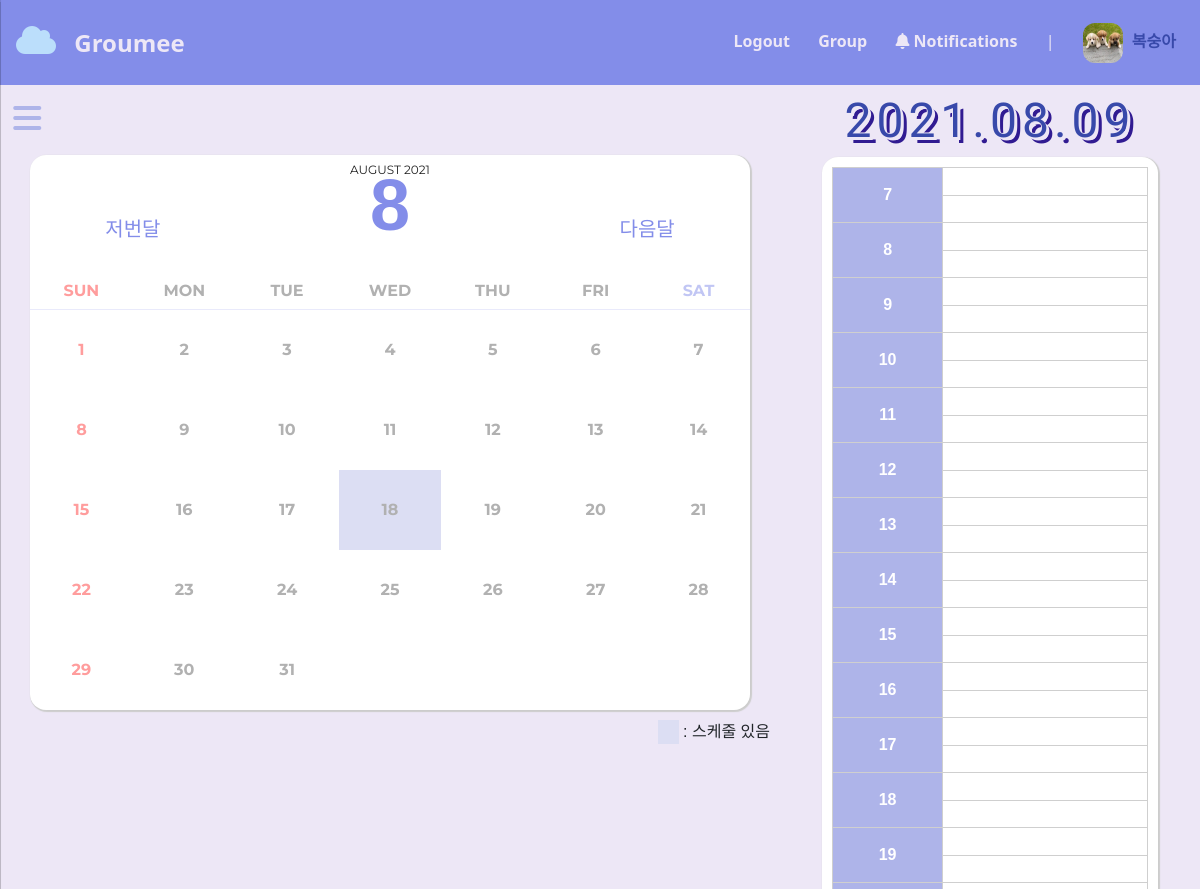
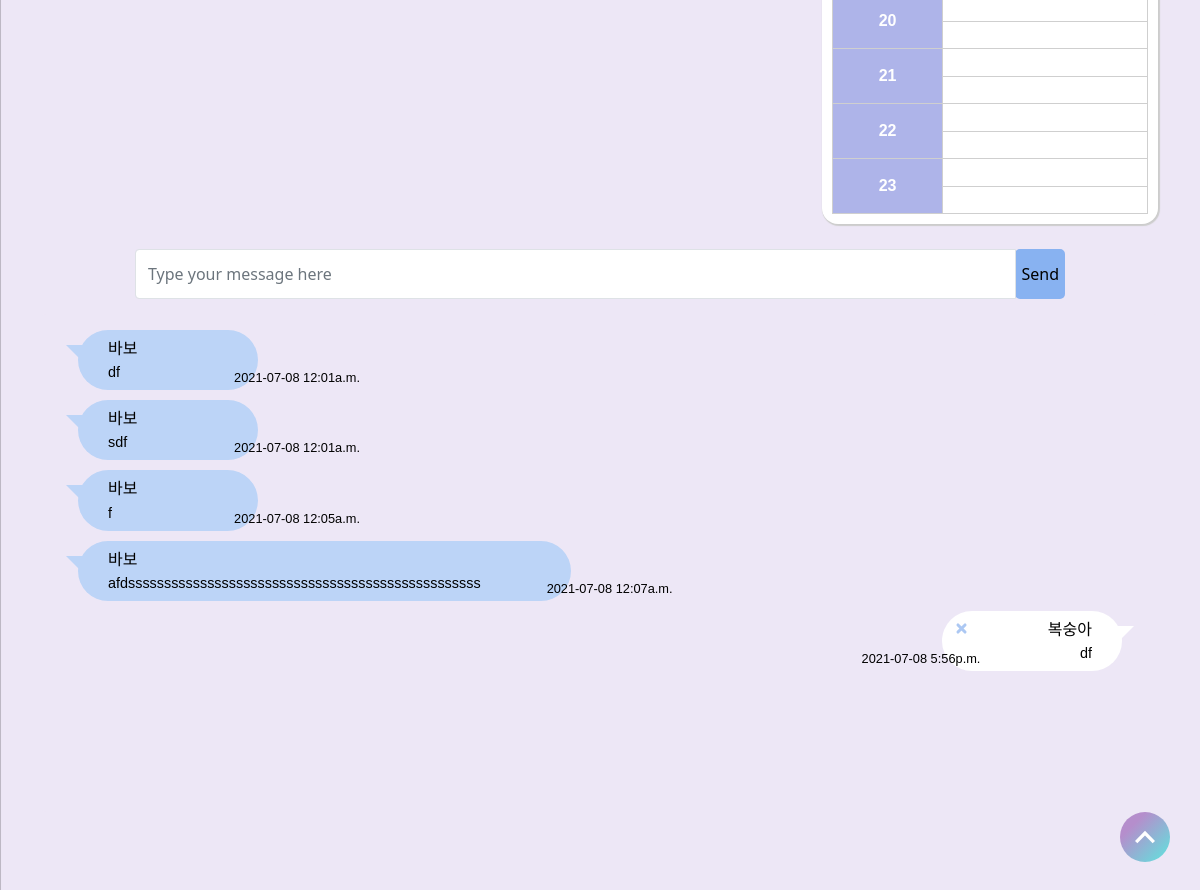
The app's page /group/2 (signed in) with its own data (2 pictures, top to bottom).
### account/models.py (models this page shows)
class CustomUser(AbstractUser):
    nickname = models.CharField(max_length=15, primary_key=True)
    email = models.CharField(max_length=50, default='')
    profile = models.ImageField(blank=True, null=True, upload_to="images/")

### groupmeet/models.py (models this page shows)
class Comment(models.Model):
    writer=models.ForeignKey(settings.AUTH_USER_MODEL,on_delete=models.CASCADE)
    group= models.ForeignKey(Group ,on_delete=models.CASCADE,default='')
    pub_date = models.DateTimeField(default='')
    content = models.TextField(default='')

### groupmeet/views.py (the view, shortened to what this page needs)
# urls.py: path('group/<str:id>',views.groupCalendar_view,name="groupCalendar_view"),
@login_required
def groupCalendar_view(request, id):
   if request.user.is_authenticated:
      try:
         group = Group.objects.get(id=id)
      except Group.DoesNotExist:
         return render(request,'forbidden.html')
      members=[]
      testmembers= group.members.all()
      waiting_members = []    # allowed가 1인 멤버들 담을 리스트
      for member in testmembers:    # 그룹원들에 대해 루프
         ug = UserGroup.objects.get(user=member, group=group)
         if ug.allowed == 0:
            waiting_members.append(member)
         if ug.allowed==2:
            members.append(member)
      today = get_date(request.GET.get('month'))
      prev_month_url = prev_month(today)
      next_month_url = next_month(today)
      cur_month_url = "month=" + str(today.year) + '-' + str(today.month)
      if request.user in members:
         cal = Calendar(today.year, today.month)
         cal = cal.formatmonth(withyear=True, group=group)
         cal = mark_safe(cal)
         form = GroupScheduleCreationForm()
         if request.GET.get('day'):
            day = request.GET.get('day')
         else:
            day = today.day
         schedule_list={'7':[0,0], '8':[0,0], '9':[0,0], '10':[0,0], '11':[0,0], '12':[0,0], '13':[0,0], '14':[0,0], '15':[0,0], '16':[0,0], '17':[0,0], '18':[0,0], '19':[0,0], '20':[0,0], '21':[0,0], '22':[0,0], '23':[0,0]}
         date_format = str(today.year)+"-"+str(today.month).zfill(2)+"-"+str(day).zfill(2)
         for user in members:
            schedules = Schedule.objects.filter(user=user, start__lte = date_format+" 23:59:59", end__gte = date_format+" 07:00:00")
         groupSchedules = GroupSchedule.objects.filter(group=group, start__lte = date_format+" 23:59:59", end__gte = date_format+" 07:00:00")
         comments=Comment.objects.filter(group=group)
         comment_list=list(comments)
         return render(request, 'groupCalendar.html',
         {'groupschedules':groupSchedules,'calendar' : cal, 'cur_month' : cur_month_url, 'prev_month' : prev_month_url, 'next_month' : next_month_url, 'group' : group, 'form' : form,
         'schedule_list':schedule_list, 'date' : [today.year, str(today.month).zfill(2), str(day).zfill(2)],'comment_list':comment_list, 'members':members, 'waiting_members' : waiting_members})
      else:
         return render(request,'forbidden.html')
   else:
      return render(request,'forbidden.html')

### groupmeet/forms.py (shortened to what this page needs)
class GroupScheduleCreationForm(forms.Form):
    HOUR_CHOICES = (      # 오른쪽 값 : 화면에 보이는 값, 왼쪽 값 : 실 저장되는 값
        ('07', '07'),
        ('08', '08'),
        ('09', '09'),
        ('10', '10'),
        ('11', '11'),
        ('12', '12'),
        ('13', '13'),
        ('14', '14'),
        ('15', '15'),
        ('16', '16'),
        ('17', '17'),
        ('18', '18'),
        ('19', '19'),
        ('20', '20'),
        ('21', '21'),
        ('22', '22'),
        ('23', '23'),
    )
    MINUTE_CHOICES = (
        ('00', '00'),
        ('30', '30'),
    )
    start_date = forms.DateField(widget=forms.DateInput(attrs={'type' : 'date'}))
    start_hour = forms.ChoiceField(choices=HOUR_CHOICES)
    start_minute = forms.ChoiceField(choices=MINUTE_CHOICES)
    end_date = forms.DateField(widget=forms.DateInput(attrs={'type' : 'date'}))
    end_hour = forms.ChoiceField(choices=HOUR_CHOICES)
    end_minute = forms.ChoiceField(choices=MINUTE_CHOICES)
    title = forms.CharField(max_length=60, error_messages={'required' : "일정 이름을 입력해주세요",})

### groupmeet/calendar.py (called while the page is built)
    def formatmonth(self, withyear=True, group=None):
        cal = f'<table class="calendar">\n'
        cal += f'{self.formatmonthname(self.year, self.month, withyear=withyear)}\n'       # 영어로 몇 월인지, 몇 년도인지에 대한 문자열
        cal += '<tr><th colspan="2"><p onclick="go_prev_month();">저번달</p></th>' + f'<th colspan="3" class="month-number">{self.month}</th>' + '<th colspan="2"><p onclick="go_next_month();">다음달</p></th></tr>\n'
        cal += '<tr class="weekheader"><th class="sun">SUN</th><th class="mon">MON</th><th class="tue">TUE</th><th class="wed">WED</th><th class="thu">THU</th><th class="fri">FRI</th><th class="sat">SAT</th></tr>\n'
        for week in self.monthdays2calendar(self.year, self.month):
            cal += f'{self.formatweek(week, group)}\n'
        return cal + '</table>'

    def formatweek(self, theweek, group):
        week = ''
        for d, weekday in theweek:              # d : 몇일인지(5일, 15일..) weekday : 요일(0=sun, 6=sat)
            week += self.formatday(d, group)
        return f'<tr> {week} </tr>'

### groupmeet/views.py (called while the page is built)
def get_date(request_day):
   if request_day:
      year, month = (int(x) for x in request_day.split('-'))
      return datetime.date(year, month, day=1)
   return datetime.datetime.today()

### groupmeet/templates/groupCalendar.html (shortened to what this page needs)
{% extends 'base.html' %} {% load static %} {% block extrahead %}
<link rel="stylesheet" href='{% static "css/groupcalendar.css" %}' />
{% endblock %} {% block content %}
<div class="main-section">
  <div class="left-section">
    <div id="top">
      <span><i class="fas fa-bars open-sidebar"></i></span>
    </div>
    {{calendar}}
    <div class="calendar-info">
      <div class="empty-box">&nbsp;</div>
      &nbsp;: 스케줄 있음
    </div>
  </div>
  <div class="right-section">
    <div class="today">
      {%if date%}
      {{date.0}}.{{date.1}}.{{date.2}}
      {%endif%}
    </div>
    <div class="table-section">
      <div class="table-content">
        <table class="time-table">
          <tbody>
            {% for test in groupschedules %} {% endfor %} {% for time , value in schedule_list.items %}
            <tr>
              <th rowspan="2">{{time}}</th>
              {% if value.0 == 0 %}
              <td id="selectTime" data-bs-toggle="modal" data-bs-target="#addScheduleModal" data-hour="{{time}}" data-minute="00"></td>
              {% elif value.0 == -1 %}
              <td style="background-color: #eee"></td>
              {% endif %}
            </tr>
            <tr>
              {% if value.1 == 0 %}
              <td id="selectTime" data-bs-toggle="modal" data-bs-target="#addScheduleModal" data-hour="{{time}}" data-minute="30"></td>
              {% elif value.1 == -1 %}
              <td style="background-color: #eee"></td>
              {% endif %}
            </tr>
            {% endfor %}
          </tbody>
        </table>
      </div>
    </div>
  </div>
</div>
<div class="chat-box">
  <form action="{%url 'addComment' group.id%}" method="POST">
  <div class="input-group" style="height: 50px;">
    <input class="form-control border no-shadow no-rounded" name="content" placeholder="Type your message here">
    <input type="submit" style="border-radius: 5px; background:#88b2f1; border:none ;" value="Send"></input>
  </form>
  </div>
<div class="container content">
  <div class="row">
      <div class="col">
        <div class="card">
          <div class="card-body height3">
            <ul class="chat-list" style="overflow-y:auto; height:450px;">
              {% for comment in comment_list %}
              {% if comment.writer == request.user%}
                <li class="out">
                  <div class="chat-body">
                    <div class="chat-message">
                      <h6>{{comment.writer.nickname}}</h6>
                      <p>{{comment.content}}</p>
                      <div class="comment_date">{{comment.pub_date|date:'Y-d-m fa' }}</div>
                      <div class="close-container">
                        <a href="{%url 'delComment' group.id comment.id %}">
                          <div class="rightleft"></div>
                        </a>
                      </div>
                    </div>
                  </div>
                </li>
              {%else%}
                <li class="in">
                  <div class="chat-body">
                    <div class="chat-message">
                      <h6>{{comment.writer.nickname}}</h6>
                      <p>{{comment.content}}</p>
                      <div class="comment_date">{{comment.pub_date|date:'Y-d-m fa' }}</div>
                    </div>
                  </div>
                </li>
            {%endif%}
            {%endfor%}
            </ul>
          </div>
        </div>
      </div>
    </div>
  </div>
<button class="noselect" id="mybtn" onclick="topFunction()">
  <svg xmlns="http://www.w3.org/2000/svg" width="24" height="24" viewBox="0 0 24 24">
    <path d="M0 16.67l2.829 2.83 9.175-9.339 9.167 9.339 2.829-2.83-11.996-12.17z" />
  </svg>
</button>
{% endblock %}

### calendarproject/templates/base.html (shortened to what this page needs)
<!DOCTYPE html>
<html lang="ko">
{%load static%}
<head>
    <link href="https://cdn.jsdelivr.net/npm/bootstrap@5.0.2/dist/css/bootstrap.min.css" rel="stylesheet" />
    <link rel="stylesheet" href='{% static "css/base.css" %}' />
    {% block extrahead %} {% endblock %}
</head>
<body>
    <nav class="navbar">
        <div class="nav_logo">
            {% if user.is_authenticated %}
            <a href="{% url 'userCalendar_view' %}"><i class="fas fa-cloud"></i> Groumee</a>
            {% endif %}
        </div>
        <div class="profile">
            {% if user.is_authenticated %}
            <a href="{% url 'logout' %}">
                <span class="profile">Logout</span>
            </a>
            <a href="{% url 'getuserGroupList' %}">
                <span class="profile">Group</span>
            </a>
            <span class="profile icon" id="bell"><i class="far fa-bell"></i> Notifications</span>
            <span class="profile space">|</span>
            <span class="profile user-icon">
                {% if user.profile %}
                    <img class="profile_img" src="{{user.profile.url}}" alt="">
                {% else %}
                <i class="fas fa-user"></i>
                {% endif %}
                <span class="user-nickname"> {{user.nickname}}</span>
            </span>
            {% endif %}
        </div>
    </nav>
    {% block content %}
    {% endblock %}
</body>
</html>

### groupmeet/static/css/base.css (style rules this page uses)
.navbar { display: flex; background: #838de9; }
.nav_logo { margin:1rem; }
.fa-cloud { font-size:2rem; color:#bbdefb; margin-right:0.75rem; }
.nav_logo > a { font-size:1.5rem; font-weight: 800; text-decoration-line: none; color: #ede7f6; }
.profile { margin:0.75rem; }
.profile > a { font-size:1rem; font-weight: 800; text-decoration-line: none; color: #ede7f6; }
.profile > i { font-size:1rem; font-weight: 800; color: #ede7f6; }
.profile_img { display: inline; width:40px; height:40px; border-radius: 30%; background: #f1f4ff; }
.profile > span { font-size:1rem; font-weight: 600; color: #ede7f6; }
.user-nickname { color:#3849aa !important; font-family: 'Ubuntu', sans-serif; margin-left:5px; }
.icon { cursor: pointer; }
.space { font-weight: 400 !important; }

### calendarproject/templates/base.html (style rules this page uses)
a:link { text-decoration-line: none; color: #ede7f6; }
.table-content th { width: 35%; }

### records on screen
CustomUser: profile (picture), nickname "복숭아"
Comment: writer.nickname "바보", content "df", pub_date "2021-07-08 12:01a.m."
Comment: writer.nickname "바보", content "sdf", pub_date "2021-07-08 12:01a.m."
Comment: writer.nickname "바보", content "f", pub_date "2021-07-08 12:05a.m."
Comment: writer.nickname "바보", content "afdsssssssssssssssssssssssssssssssssssssssssssssssss", pub_date "2021-07-08 12:07a.m."
Comment: writer.nickname "복숭아", content "df", pub_date "2021-07-08 5:56p.m."

### other values on screen
{{ calendar }} "AUGUST 2021 저번달 8 다음달 SUN MON TUE WED THU FRI SAT 1 2 3 4 5 6 7 8 9 10 11 12 13 14 15 16 17 18 19 20 21 22 23 24 25 26 27 28 29 30 31"
{{ date.0 }} "2021"
{{ date.1 }} "08"
{{ date.2 }} "09"
{{ time }} "7" "8" "9" "10" "11" "12" "13" "14" "15" "16" "17" "18" "19" "20" "21" "22" "23"
